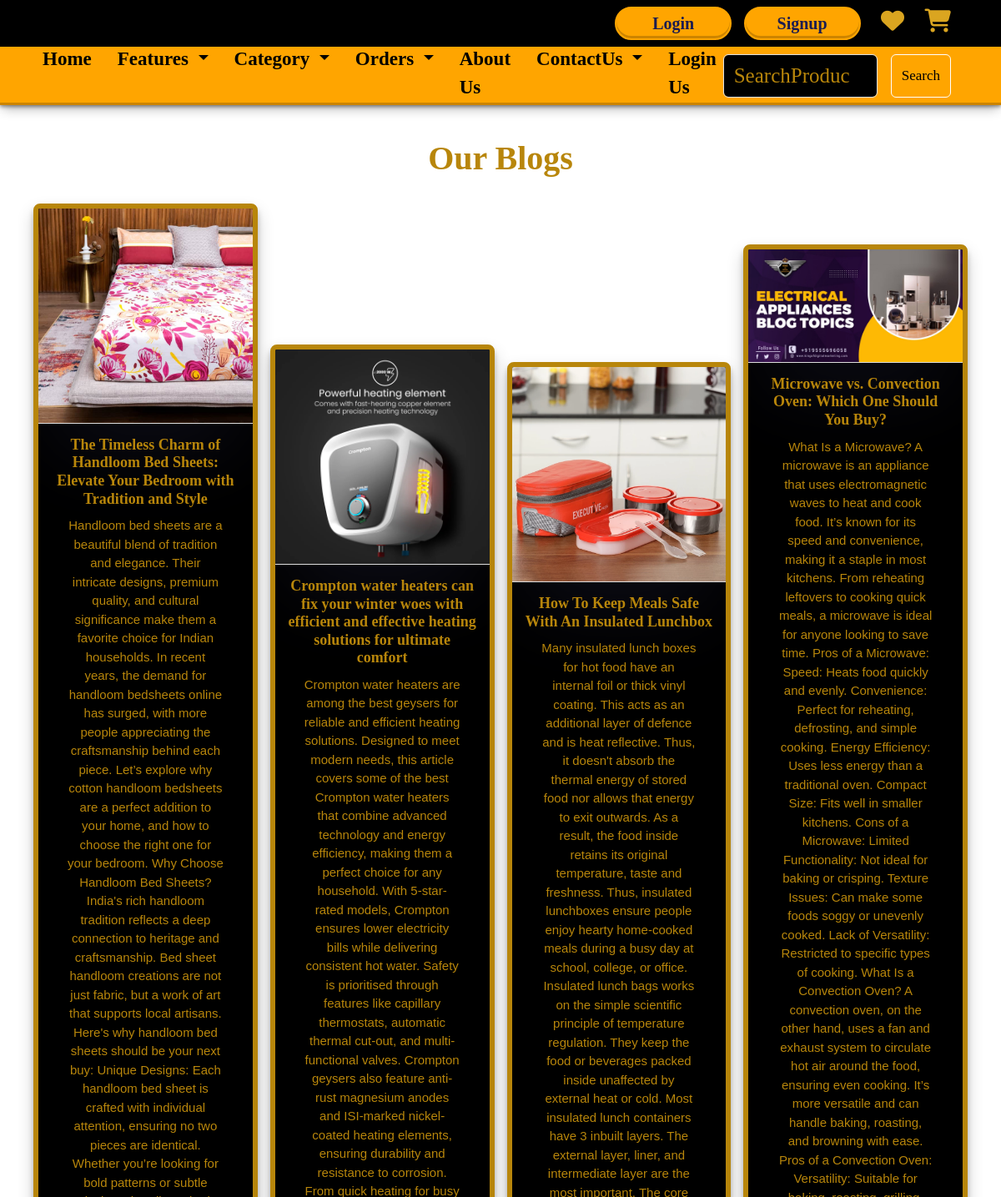
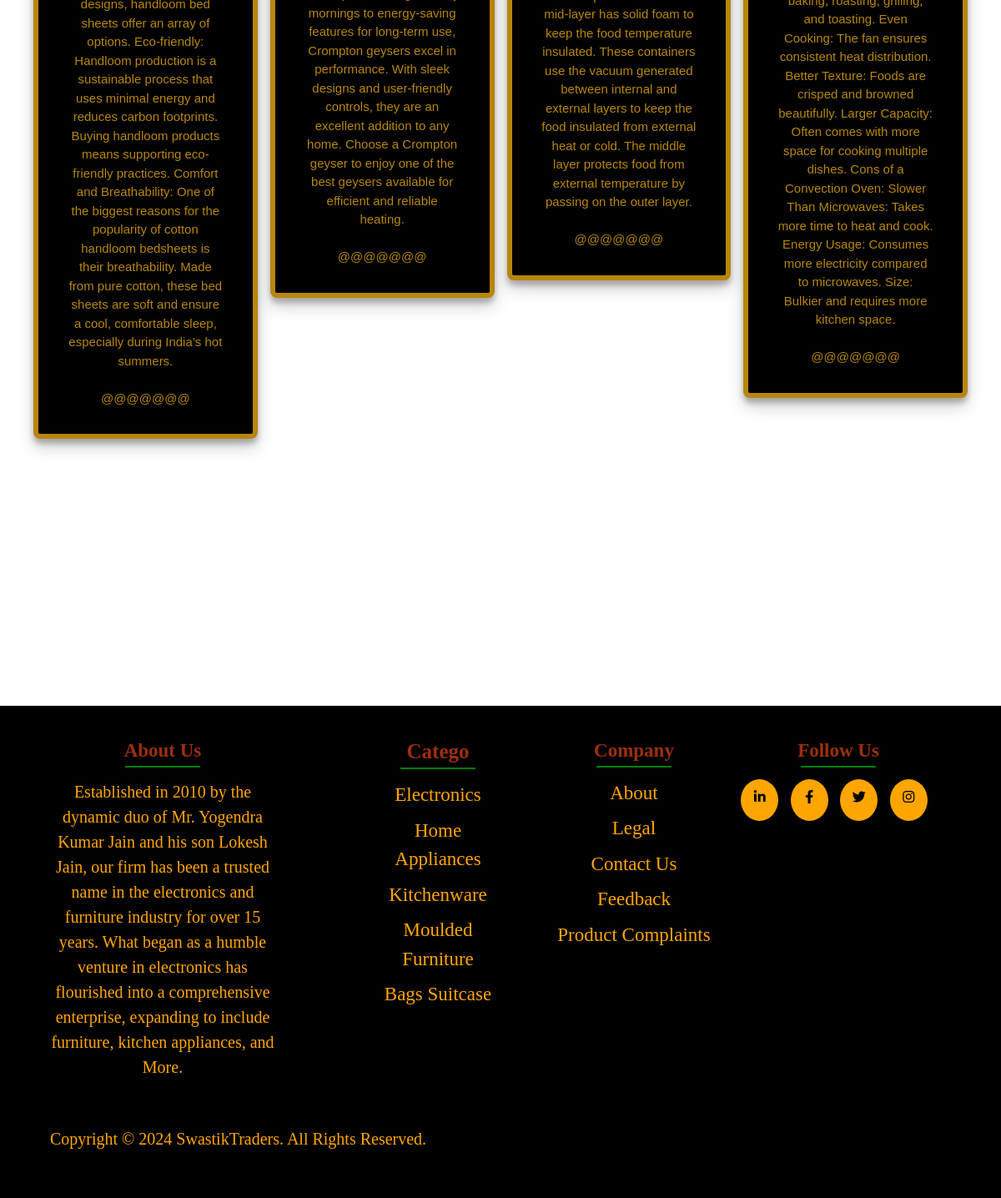
Screenshot of /blog/ with the database file from the repository (2 pictures, top to bottom).
### Ecomapp/models.py (models this page shows)
class Blog(models.Model):  # Class name should be in PascalCase
    product_image = models.ImageField(upload_to='uploads/blog_images/', null=True, blank=True)
    heading = models.CharField(max_length=150, null=False, blank=False)  # CharField for headings is generally sufficient
    description = models.TextField(max_length=1800, null=False, blank=False)  # Fixed typo 'max_legth'

### Ecomapp/views.py (the view)
# urls.py: path('blog/', views.BLOG, name='blog_detail'),
def BLOG(request):
    blogs = Blog.objects.filter()  # Fetch blogs associated with the logged-in user
    context = {'blogs': blogs}  # Pass the blogs to the template
    return render(request, 'blog.html', context)

### Ecomapp/templates/blog.html (shortened to what this page needs)
{% extends 'Store/layouts/main.html' %}
{% load static %}
{% block content %}
<div class="container">
    <h1 class="page-title">Our Blogs</h1>
    <div class="blog-list">
        {% if blogs %}
            {% for blog in blogs %}
                <div class="blog-item">
                    <div class="blog-image-content">
                        {% if blog.product_image %}
                            <img src="{{ blog.product_image.url }}" alt="{{ blog.heading }}">
                        {% else %}
                            <p>No image available</p>
                        {% endif %}
                        <div class="blog-content">
                            <h2 class="blog-heading">{{ blog.heading }}</h2>
                            <p class="blog-description">
                                {{ blog.description }}
                                <br><br>  @@@@@@@
                            </p>
                        </div>
                    </div>
                </div>
            {% endfor %}
        {% else %}
            <p>No blogs found.</p>
        {% endif %}
    </div>
</div>
<footer>
    <div class="footer-col about">
        <h4>About us</h4>
        <p style="color: Orange;font-size: 20px;font-family: 'Times New Roman', Times, serif;">Established in 2010 by the dynamic duo of Mr. Yogendra Kumar Jain and his son Lokesh Jain, our firm has been a trusted name in the electronics and furniture industry for over 15 years. What began as a humble venture in electronics has flourished into a comprehensive enterprise, expanding to include furniture, kitchen appliances, and More.</p>
    </div>
    <div class="footer-col services">
        <h4 style="margin-left: 120px;font-family: 'Times New Roman', Times, serif;font-size: 25px;">Catego</h4>
        <ul style="margin-left: 120px;">
            <li><a href="http://127.0.0.1:2000/collections/Electronics">Electronics</a></li>
            <li><a href="http://127.0.0.1:2000/collections/KitchenWare">Home Appliances</a></li>
            <li><a href="http://127.0.0.1:2000/collections/Washroom">Kitchenware</a></li>
            <li><a href="http://127.0.0.1:2000/collections/Handloom">Moulded Furniture</a></li>
            <li><a href="http://127.0.0.1:2000/collections/Bags">Bags Suitcase</a></li>
        </ul>
    </div>
    <div class="footer-col company">
        <h4 style="margin-left: 50px;">Company</h4>
        <ul style="margin-left: 50px;">
            <li><a href="{% url 'Aboutus' %}">About</a></li>
            <li><a href="http://127.0.0.1:1000/contact/">Legal</a></li>
            <li><a href="{% url 'Contact' %}">Contact us</a></li>
            <li><a href="{% url 'Feedbacks' %}">Feedback</a></li>
            <li><a href="{% url 'Complaint' %}">Product Complaints</a></li>
        </ul>
    </div>
    <div class="footer-col follow">
        <h4>Follow us</h4>
        <div class="links">
            <a href="https://www.linkedin.com/feed/"><i class="fab fa-linkedin-in"></i></a>
            <a href="https://www.facebook.com/"><i class="fab fa-facebook-f"></i></a>
            <a href="#"><i class="fab fa-twitter"></i></a>
            <a href="https://www.instagram.com/anveshjain1635/"><i class="fab fa-instagram"></i></a>
        </div>
    </div>
    <div class="line">
        <p style="font-size: 20px;color:Orange;font-family: 'Times New Roman', Times, serif;">Copyright © 2024 SwastikTraders. All Rights Reserved.</p>
    </div>
</footer>
{% endblock %}

### Ecomapp/templates/store/Inc/navbar.html (style rules this page uses)
body { margin: 100; padding: 100; box-sizing: border-box; background-color: white; }

### Ecomapp/templates/blog.html (style rules this page uses)
body { font-family: Arial, sans-serif; background-color: #f9f9f9; margin: 0; padding: 0; }
.container { max-width: 1900px; margin: 20px auto; padding: 20px; border-radius: 8px; color: darkgoldenrod; }
.page-title { font-size: 40px; text-align: center; margin-bottom: 30px; color: darkgoldenrod; font-weight: bold; font-family: Georgia, 'Times New Roman', Times, serif; }
.blog-list { display: grid; grid-template-columns: repeat(auto-fit, minmax(300px, 1fr)); gap: 20px; padding: 0 20px; margin: auto; }
.blog-item { max-width: 400px; border: 6px solid darkgoldenrod; border-radius: 8px; overflow: hidden; background: black; box-shadow: 0 2px 4px rgba(0, 0, 0, 0.1); transition: transform 0.2s, box-shadow 0.2s; box-shadow: rgba(0, 0, 0, 0.19) 0px 10px 20px, rgba(0, 0, 0, 0.23) 0px 6px 6px; margin: auto; }
.blog-image-content { position: relative; width: 100%; margin: auto; }
.blog-image-content img { width: 100%; height: auto; border-bottom: 1px solid #ddd; user-select: none; box-shadow: rgba(50, 50, 93, 0.25) 0px 50px 100px -20px, rgba(0, 0, 0, 0.3) 0px 30px 60px -30px, rgba(10, 37, 64, 0.35) 0px -2px 6px 0px inset; }
.blog-content { padding: 15px; text-align: center; }
.blog-heading { font-size: 20px; color: darkgoldenrod; margin-bottom: 10px; font-weight: bold; font-family: 'Times New Roman', Times, serif; text-align: center; }
.blog-description { font-size: 20px; color: darkgoldenrod; line-height: 1.5; text-align: center; padding: 0 20px; }
@media (max-width: 1200px) { .blog-list { grid-template-columns: repeat(auto-fit, minmax(250px, 1fr)); gap: 15px; } }
@media (max-width: 1200px) { .blog-heading { font-size: 18px; } }
@media (max-width: 1200px) { .blog-description { font-size: 15px; } }
footer { display: flex; flex-wrap: wrap; background-color:black; padding: 40px 5%; color: black; margin-top: 300px; height: auto; }
.footer-col { flex: 1; min-width: 200px; margin-bottom: 20px; text-align: center; }
.footer-col h4 { margin-bottom: 20px; font-weight: bold; font-size: 23px; color: rgb(156, 47, 14); text-transform: capitalize; position: relative; font-family: 'Times New Roman', Times, serif; }
.footer-col p { color: Orange; font-size: 20px; }
.footer-col h4::before { content: ''; position: absolute; left: 50%; transform: translateX(-50%); bottom: -6px; background-color: green; height: 2px; width: 90px; }
ul { list-style: none; padding: 0; }
ul li { margin-bottom: 8px; }
ul li a { display: block; font-size: 23px; text-transform: capitalize; color: Orange; text-decoration: none; transition: 0.4s; font-family: "Lora"; }
.links a { display: inline-block; height: 50px; width: 45px; color: black; background-color: Orange; margin: 0 10px 10px 0; text-align: center; line-height: 44px; border-radius: 50%; transition: 0.4s; }
.line { text-align: center; font-size: 20px; color: orange; margin-top: 20px; }

### Ecomapp/templates/store/layouts/main.html (style rules this page uses)
body { min-height: 100vh; width: 100vw; background-color: white; overflow-x: hidden; }

### rows the page displays
Blog: product_image (picture), heading "The Timeless Charm of Handloom Bed Sheets: Elevate Your Bedroom with Tradition and Style", description "Handloom bed sheets are a beautiful blend of tradition and elegance. Their intricate designs, premium quality, and cultural significance make them a favorite choice for Indian households. In recent years, the demand for handloom bedsheets online has surged, with more people appreciating the craftsmanship behind each piece. Let’s explore why cotton handloom bedsheets are a perfect addition to your home, and how to choose the right one for your bedroom. Why Choose Handloom Bed Sheets? India's rich handloom tradition reflects a deep connection to heritage and craftsmanship. Bed sheet handloom creations are not just fabric, but a work of art that supports local artisans. Here's why handloom bed…"
Blog: product_image (picture), heading "Crompton water heaters can fix your winter woes with efficient and effective heating solutions for ultimate comfort", description "Crompton water heaters are among the best geysers for reliable and efficient heating solutions. Designed to meet modern needs, this article covers some of the best Crompton water heaters that combine advanced technology and energy efficiency, making them a perfect choice for any household. With 5-star-rated models, Crompton ensures lower electricity bills while delivering consistent hot water. Safety is prioritised through features like capillary thermostats, automatic thermal cut-out, and multi-functional valves. Crompton geysers also feature anti-rust magnesium anodes and ISI-marked nickel-coated heating elements, ensuring durability and resistance to corrosion. From quick heating for…"
Blog: product_image (picture), heading "How To Keep Meals Safe With An Insulated Lunchbox", description "Many insulated lunch boxes for hot food have an internal foil or thick vinyl coating. This acts as an additional layer of defence and is heat reflective. Thus, it doesn't absorb the thermal energy of stored food nor allows that energy to exit outwards. As a result, the food inside retains its original temperature, taste and freshness. Thus, insulated lunchboxes ensure people enjoy hearty home-cooked meals during a busy day at school, college, or office. Insulated lunch bags works on the simple scientific principle of temperature regulation. They keep the food or beverages packed inside unaffected by external heat or cold. Most insulated lunch containers have 3 inbuilt layers. The external…"
Blog: product_image (picture), heading "Microwave vs. Convection Oven: Which One Should You Buy?", description "What Is a Microwave? A microwave is an appliance that uses electromagnetic waves to heat and cook food. It’s known for its speed and convenience, making it a staple in most kitchens. From reheating leftovers to cooking quick meals, a microwave is ideal for anyone looking to save time. Pros of a Microwave: Speed: Heats food quickly and evenly. Convenience: Perfect for reheating, defrosting, and simple cooking. Energy Efficiency: Uses less energy than a traditional oven. Compact Size: Fits well in smaller kitchens. Cons of a Microwave: Limited Functionality: Not ideal for baking or crisping. Texture Issues: Can make some foods soggy or unevenly cooked. Lack of Versatility: Restricted to…"
